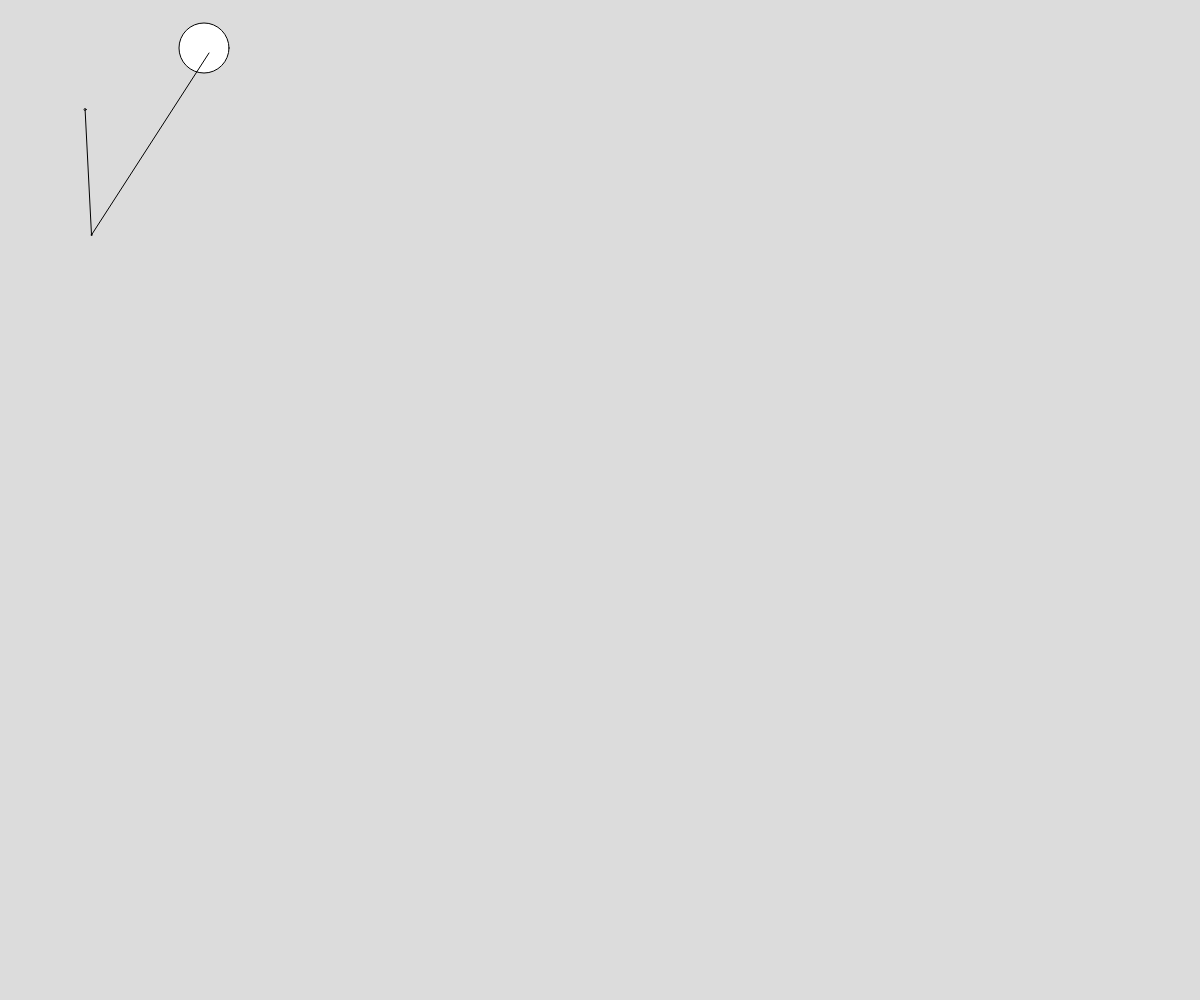
Frame 1 (no input)
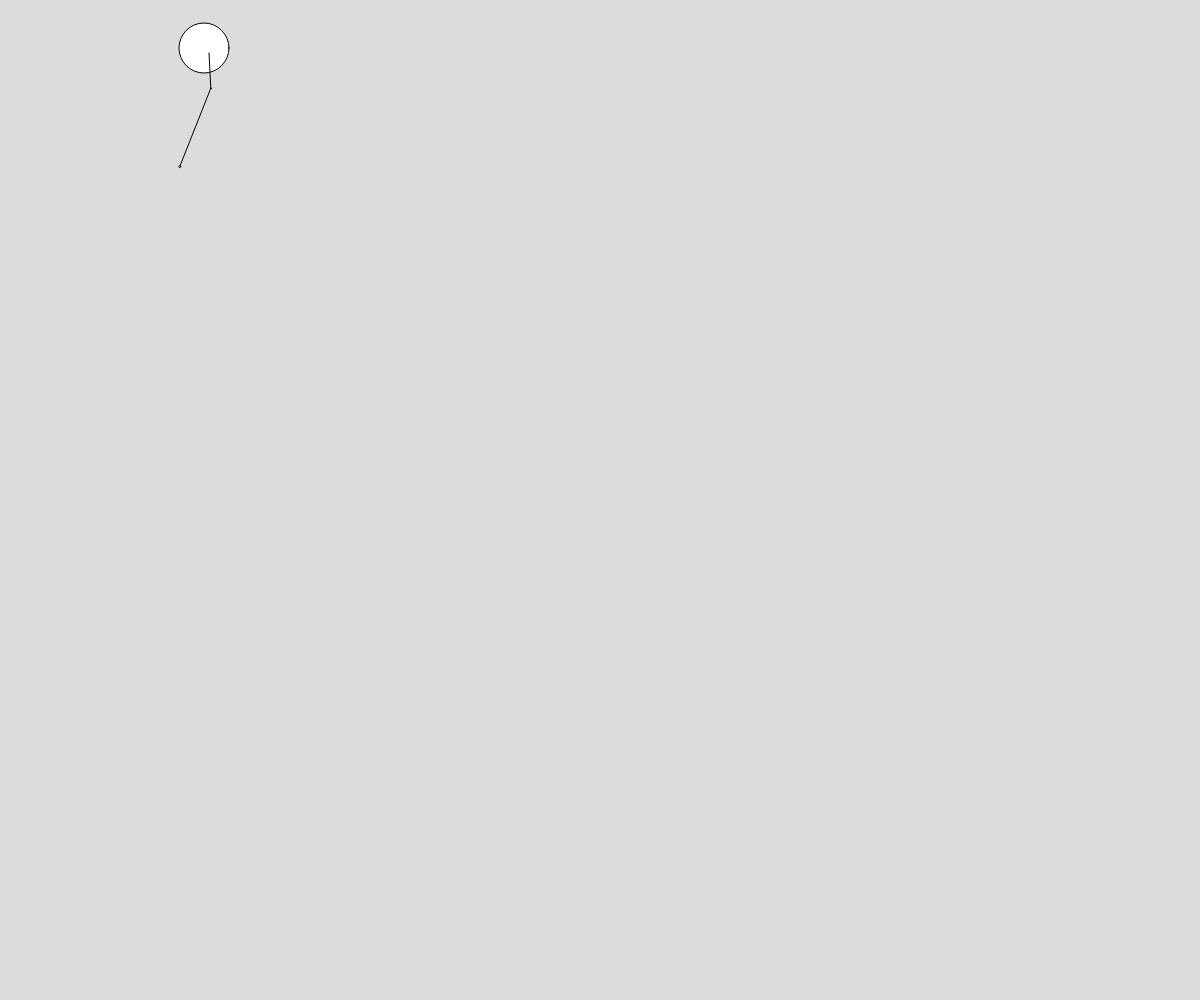
Frame 60 (no input)
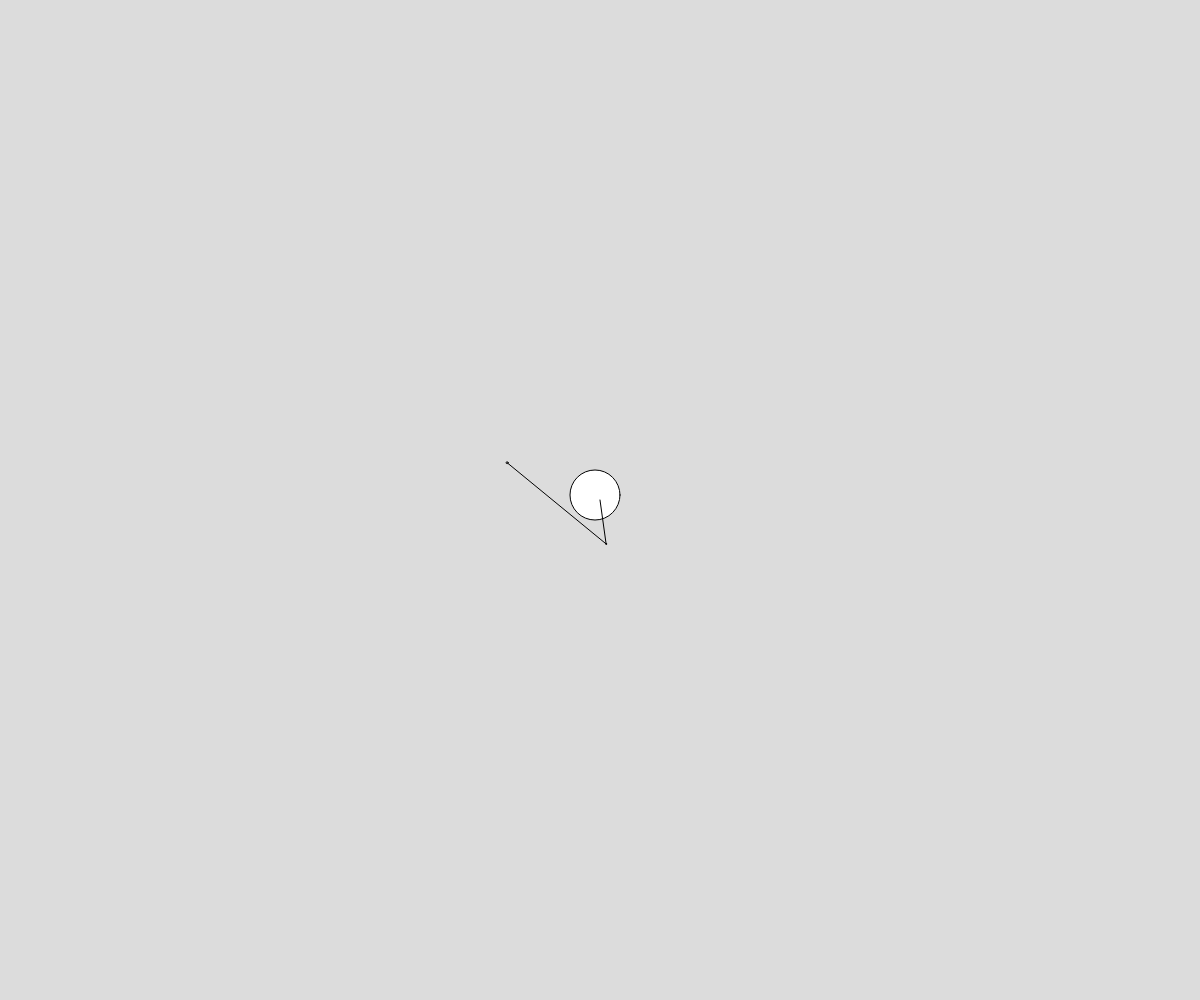
Frame 120 (the mouse pressed at the canvas centre since frame 60)

The p5.js sketch that drew these frames (run headless with seeded random() and noise() and a simulated clock; from frame 60 on, the mouse is pressed at the canvas centre):

// p5.js sketch
// ── sketch.js
function setup() {
  createCanvas(windowWidth, windowHeight);
}

function draw() {
  if(mouseIsPressed == true){
    anchorX = mouseX;
    anchorY = mouseY;
  }

  hair();

  background(220);
  ellipse(anchorX - 5, anchorY - 5, 50, 50);

  line(mass1PositionX, mass1PositionY, anchorX, anchorY);
  ellipse(mass1PositionX, mass1PositionY, 1, 1);

  line(mass2PositionX, mass2PositionY, mass1PositionX, mass1PositionY);
  ellipse(mass2PositionX, mass2PositionY, 2, 2);
}
// ── hair.js
var gravity = 10;
var mass = 30;

var mass1PositionY = 238;
var mass1PositionX = 89
var mass1VelocityY = 0;
var mass1VelocityX = 0;

var mass2PositionY = 106;
var mass2PositionX = 85
var mass2VelocityY = 0;
var mass2VelocityX = 0;

var timeStep = 0.28;
var anchorX = 209;
var anchorY = 53;
var k = 8;
var damping = 10;

function hair() {
  var mass1SpringForceY = -k * (mass1PositionY - anchorY);
  var mass1SpringForceX = -k * (mass1PositionX - anchorX);

  var mass2SpringForceY = -k * (mass2PositionY - mass1PositionY);
  var mass2SpringForceX = -k * (mass2PositionX - mass1PositionX);

  var mass1DampingForceY = damping * mass1VelocityY;
  var mass1DampingForceX = damping * mass1VelocityX;

  var mass2DampingForceY = damping * mass2VelocityY;
  var mass2DampingForceX = damping * mass2VelocityX;

  var mass1ForceY = mass1SpringForceY + mass * gravity - mass1DampingForceY;
  var mass1ForceX = mass1SpringForceX - mass1DampingForceX;

  var mass2ForceY = mass2SpringForceY + mass * gravity - mass2DampingForceY;
  var mass2ForceX = mass2SpringForceX - mass2DampingForceX;

  var mass1AccelerationY = mass1ForceY/mass;
  var mass1AccelerationX = mass1ForceX/mass;

  var mass2AccelerationY = mass2ForceY/mass;
  var mass2AccelerationX = mass2ForceX/mass;

  mass1VelocityY = mass1VelocityY + mass1AccelerationY * timeStep;
  mass1VelocityX = mass1VelocityX + mass1AccelerationX * timeStep;

  mass2VelocityY = mass2VelocityY + mass2AccelerationY * timeStep;
  mass2VelocityX = mass2VelocityX + mass2AccelerationX * timeStep;

  mass1PositionY = mass1PositionY + mass1VelocityY * timeStep;
  mass1PositionX = mass1PositionX + mass1VelocityX * timeStep;

  mass2PositionY = mass2PositionY + mass2VelocityY * timeStep;
  mass2PositionX = mass2PositionX + mass2VelocityX * timeStep;
}
